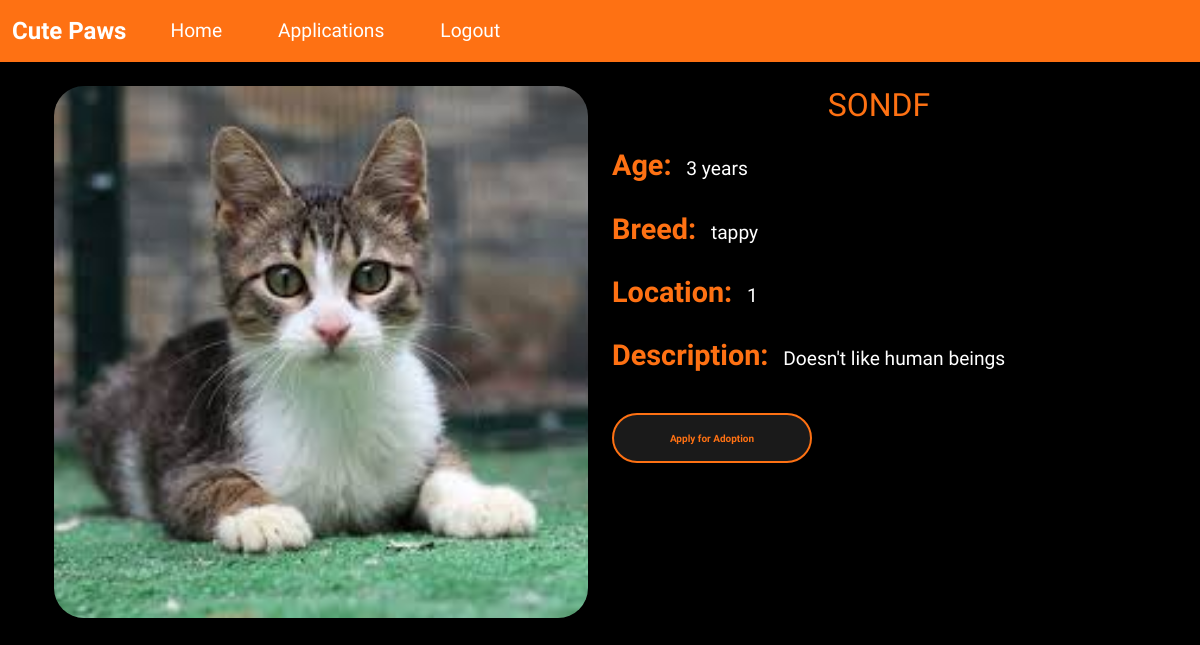
The page /pet/9 (signed in) on the database as committed earlier.
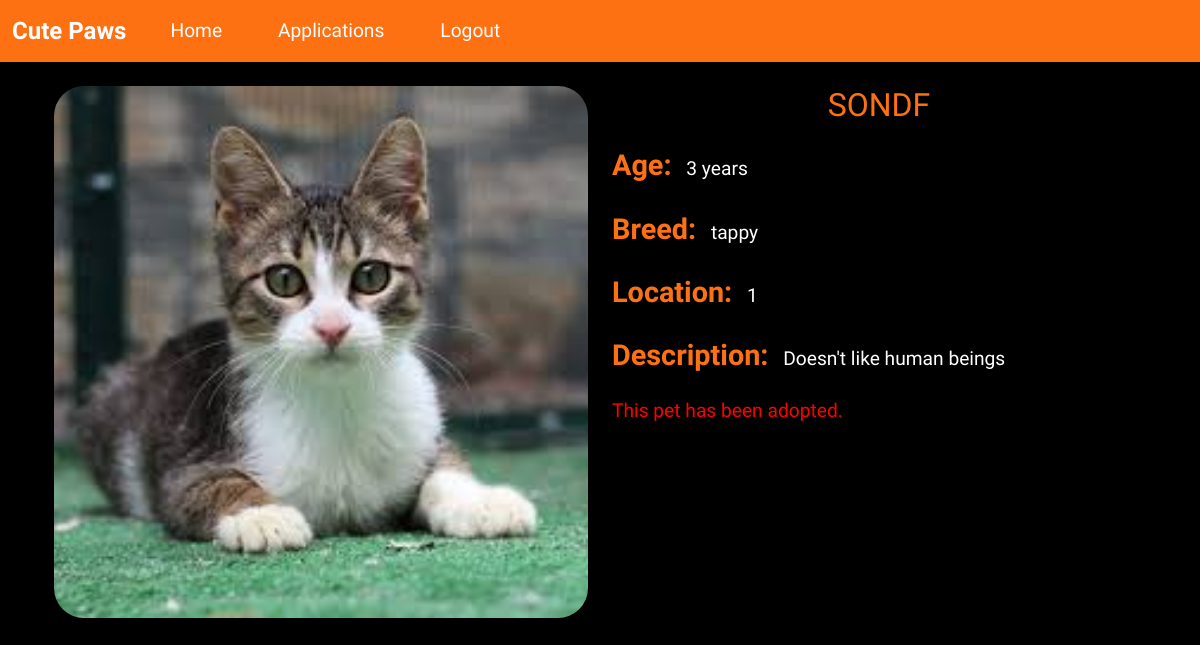
The same page on the database as committed later.
### wepsite/models.py (models this page shows)
class Pet(db.Model):
    id             = db.Column(db.Integer, primary_key=True)
    name           = db.Column(db.String(100))
    age            = db.Column(db.Integer)
    breed          = db.Column(db.String(100))
    description    = db.Column(db.Text)
    city           = db.Column(db.String(100))  # Changed from location to city
    image_filename = db.Column(db.String(200))
    is_adopted     = db.Column(db.Boolean, default=False)
    is_deleted = db.Column(db.Boolean, default=False)
    adoption_date = db.Column(db.DateTime)
    posted_by      = db.Column(db.Integer, db.ForeignKey('user.id'))
    applications = db.relationship(
        'AdoptionApplication',
        backref="pet",
        lazy=True,
        cascade="all, delete-orphan"
    )

### wepsite/views.py (the view)
@views.route('/pet/<int:pet_id>')
@login_required
def pet_detail(pet_id):
    pet = Pet.query.get_or_404(pet_id)
    return render_template('pet_detail.html', user=current_user, pet=pet)

### wepsite/templates/pet_detail.html (shortened to what this page needs)
{% extends "base.html" %}
{% block extra_css %}
<link rel="stylesheet" href="{{ url_for('static', filename='css/pet_detail.css') }}">
{% endblock %}
{% block content %}
<div class="container mt-4">
    <div class="row">
        <div class="col-md-6">
            <img src="{{ url_for('static', filename='uploads/' + pet.image_filename) }}" class="img-fluid" alt="{{ pet.name }}">
        </div>
        <div class="col-md-6">
            <h1>{{ pet.name }}</h1>
            <p><strong>Age:</strong> {{ pet.age }} years</p>
            <p><strong>Breed:</strong> {{ pet.breed }}</p>
            <p><strong>Location:</strong> {{ pet.city }}</p>
            <p><strong>Description:</strong> {{ pet.description }}</p>
        {% if not current_user.is_admin and not pet.is_adopted %}
            <button class="btn btn-primary" data-bs-toggle="modal" data-bs-target="#adoptionModal">
                Apply for Adoption
            </button>
        {% endif %}
            {% if pet.is_adopted %}
                <p class="adoptedCat" style="color: red;">This pet has been adopted.</p>
        {% endif %}
        </div>
    </div>
</div>
  </div>
{% endblock %}

### wepsite/templates/base.html (shortened to what this page needs)
<!DOCTYPE html>
<html lang="en">
<head>
    <link href="https://cdn.jsdelivr.net/npm/bootstrap@5.3.2/dist/css/bootstrap.min.css" rel="stylesheet"
>
    <link rel="stylesheet" href="https://cdn.jsdelivr.net/npm/bootstrap-icons@1.10.0/font/bootstrap-icons.css">
    <link rel="stylesheet" href="https://cdnjs.cloudflare.com/ajax/libs/font-awesome/6.4.0/css/all.min.css"
 />
    {% block extra_css %}{% endblock %}
</head>
<body>
    <nav class="navbar navbar-expand-lg sticky-top">
        <div class="container-fluid">
            <a class="navbar-brand" href="#">Cute Paws</a>
            <div class="collapse navbar-collapse" id="navbar">
                <div class="navbar-nav">
                {% if current_user.is_authenticated %}
                    <a class="nav-item nav-link" href="{{ url_for('views.home') }}">Home</a>
                    <a class="nav-item nav-link" href="{{ url_for('views.applications') }}">Applications</a>
                    <a class="nav-item nav-link" href="{{ url_for('auth.logout') }}">Logout</a>
                {% else %}
                    <a class="nav-item nav-link" href="{{ url_for('auth.login') }}">Login</a>
                    <a class="nav-item nav-link" href="{{ url_for('auth.sign_up') }}">Register</a>
                {% endif %}
                </div>
            </div>
        </div>
    </nav>
    <div class="container">
        {% block content %}
        {% endblock %}
</body>
</html>

### wepsite/static/css/pet_detail.css (style rules this page uses)
h1 { color: #fe7113; font-size: 2em; text-align: center; }
p { margin-top: 20px; font-size: 1.2em; }
strong { color: #fe7113; font-size: 1.5em; margin-right: 10px; }
.col-md-6 .img-fluid { width: 100%; height: auto; border-radius: 30px; margin-bottom: 20px; }

### wepsite/templates/base.html (style rules this page uses)
body { background-color: #000000; font-family: "Saira", sans-serif; font-optical-sizing: auto; color: #fff; margin: 0; padding: 0; height: 100vh; }
.navbar { background-color: #fe7113; }
.navbar-brand { font-size: 1.5rem; font-weight: bold; color: #fff; }
.navbar-nav .nav-link { color: #fff; font-size: 1.2rem; margin-right: 20px; margin-left: 20px; }

Rows that differ between the two databases and show on the page:
changed Pet "SONDF": is_adopted False → True (drawn)
Other text that changed with them:
text no longer shown: "Apply for Adoption"
text now shown: "This pet has been adopted."
